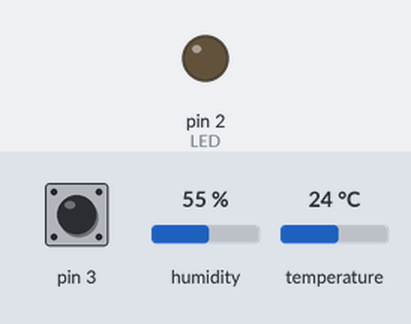
A sketch run on a simulated Arduino Uno, built with avr-gcc and run on an emulated ATmega328P. Shown: output pins drawn as LEDs (lit = HIGH). Wiring (inferred from the names in the program): PCF8563 clock at I2C address 0x51. The inputs (shaded band) are chosen by the test bench; at power-on: pin 3 HIGH, humidity 55 %, temperature 24 °C. Sleep ends after the set time or at an interrupt; the local clock reads 2024-03-15 10:24:30 at power-on unless the sketch sets it; storage starts empty.

Above: at 0.4 s.
Timing chart, 0 to 1.9 s (numbered marks = the images above):
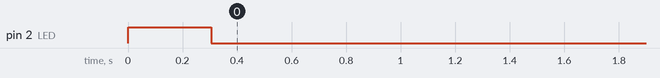

Measured:
- by itself, pin 2 (LED): HIGH → LOW at 0.31 s

The sketch:

storage_locker_monitor.ino
```cpp
// Monitor the ambient conditions in a storage locker and log them to an SD card, to track the safety and health of contents
// This system is designed to run on very low power for a very long time, so lots of considerations made for power saving
// Button for user to manually wake on pin 3
// SHT21 on I2C for humidity and temperature
// Micro SD slot on pin A0 for chip select over SPI
// RTC PCF8563 on I2C and interupt pin 1
// Includes MMA8451 accelerometer with interrupt on Pin 1, for future use

//Include lots of libraries
#include <SHT21.h>
#define PCF8563address 0x51
#include <SD.h>
#include <Wire.h>
#include <SPI.h>
#include <avr/sleep.h>

//Name objects
SHT21 sht;
File file;

//Variables
float temp;   // variable to store temperature
float humidity; // variable to store hemidity

//Definitions
const int chipSelect = 0;
const int LED = 2;

byte second, minute, hour, dayOfWeek, dayOfMonth, month, year;
byte alarmMinute, alarmHour, alarmDay, alarmDayOfWeek;
String days[] = {"Sunday", "Monday", "Tuesday", "Wednesday", "Thursday", "Friday", "Saturday" };

byte bcdToDec(byte value)
{
  return ((value / 16) * 10 + value % 16);
}

byte decToBcd(byte value){
  return (value / 10 * 16 + value % 10);
}


void setup() {
  // put your setup code here, to run once:
  Wire.begin();    // begin Wire(I2C)

  alarmMinute = 00;
  alarmHour = 00;
  setPCF8563alarm();

  //ADCSRA = 0;  //disable ADC

  pinMode(LED,OUTPUT);
  digitalWrite(LED, HIGH);

  if (!SD.begin(chipSelect)){
    while(1){
      digitalWrite(LED, HIGH);
      delay(100);
      digitalWrite(LED, LOW);
      delay(100);
    }
  }
  if (SD.exists("DataLog.csv") == 0){
    file = SD.open("DataLog.csv", FILE_WRITE);
    file.println(F("Storage Locker Data Logger"));
    file.println(F("Designed By: Jim Heaney"));
    file.println(F("Automatic Sampling: Hourly"));
    file.println(F("Manual Sampling: Enabled"));
    file.println(F("Month, Day, Year, Hour, Minute, Temperature, Humidity"));
    file.close();
  }


  file = SD.open("DataLog.csv", FILE_WRITE);
  file.println("");
  file.println(F("Powered Up - Initial Measurement:"));
  file.close();
  delay(100);
  digitalWrite(LED, LOW);
}

void loop() {
  // put your main code here, to run repeatedly:
  PCF8563alarmOff();
  digitalWrite(LED, HIGH);
  readPCF8563();
  temp = sht.getTemperature();
  humidity = sht.getHumidity();
  file = SD.open("DataLog.csv", FILE_WRITE);
  file.print(month);
  file.print(F(","));
  file.print(dayOfMonth);
  file.print(F(","));
  file.print(year);
  file.print(F(","));
  file.print(hour);
  file.print(F(","));
  file.print(minute);
  file.print(F(","));
  file.print(temp);
  file.print(F(","));
  file.println(humidity);
  file.close();
  setPCF8563alarm();
  delay(100);
  digitalWrite(LED, LOW);
  delay(50);
  goToSleep();
}

void goToSleep(){
  digitalWrite(LED, LOW);
  sleep_enable();
  attachInterrupt(3, wakeUp, LOW); //Woken by manual button
  attachInterrupt(1, wakeUp, LOW); //Woken by RTC
  delay(1000);
  set_sleep_mode(SLEEP_MODE_PWR_DOWN);
  sleep_cpu();
  digitalWrite(LED,HIGH);
}

void wakeUp(){
  sleep_disable();
  detachInterrupt(4);
  detachInterrupt(2);
}

void setPCF8563alarm()
// this sets the alarm data to the PCF8563
{
  byte am, ah, ad, adow;
  am = decToBcd(alarmMinute);
  am = am | 100000000; // set minute enable bit to on
  ah = decToBcd(alarmHour);
  ah = 10000000; // set hour enable bit to off
  ad = decToBcd(alarmDay);
  ad = ad | 000000000; // set day of week alarm enable bit off
  adow = decToBcd(alarmDayOfWeek);
  adow = ad | 000000000; // set day of week alarm enable bit off

  // write alarm data to PCF8563
  Wire.beginTransmission(PCF8563address);
  Wire.write(0x09);
  Wire.write(am);
  Wire.write(ah);

  // optional day of month and day of week (0~6 Sunday - Saturday)
  /*
  Wire.write(ad);
  Wire.write(adow);
  */
  Wire.endTransmission();

  // optional - turns on INT_ pin when alarm activated
  // will turn off once you run void PCF8563alarmOff()
  Wire.beginTransmission(PCF8563address);
  Wire.write(0x01);
  Wire.write(B00000010);
  Wire.endTransmission();
}

void PCF8563alarmOff()
// turns off alarm enable bits and wipes alarm registers.
{
  byte test;
  // first retrieve the value of control register 2
  Wire.beginTransmission(PCF8563address);
  Wire.write(0x01);
  Wire.endTransmission();
  Wire.requestFrom(PCF8563address, 1);
  test = Wire.read();

  // set bit 3 "alarm flag" to 0
  test = test - B00001000;

  // now write new control register 2
  Wire.beginTransmission(PCF8563address);
  Wire.write(0x01);
  Wire.write(test);
  Wire.endTransmission();
}

void readPCF8563()
// this gets the time and date from the PCF8563
{
  Wire.beginTransmission(PCF8563address);
  Wire.write(0x02);
  Wire.endTransmission();
  Wire.requestFrom(PCF8563address, 7);
  second     = bcdToDec(Wire.read() & B01111111); // remove VL error bit
  minute     = bcdToDec(Wire.read() & B01111111); // remove unwanted bits from MSB
  hour       = bcdToDec(Wire.read() & B00111111);
  dayOfMonth = bcdToDec(Wire.read() & B00111111);
  dayOfWeek  = bcdToDec(Wire.read() & B00000111);
  month      = bcdToDec(Wire.read() & B00011111);  // remove century bit, 1999 is over
  year       = bcdToDec(Wire.read());
}
```
